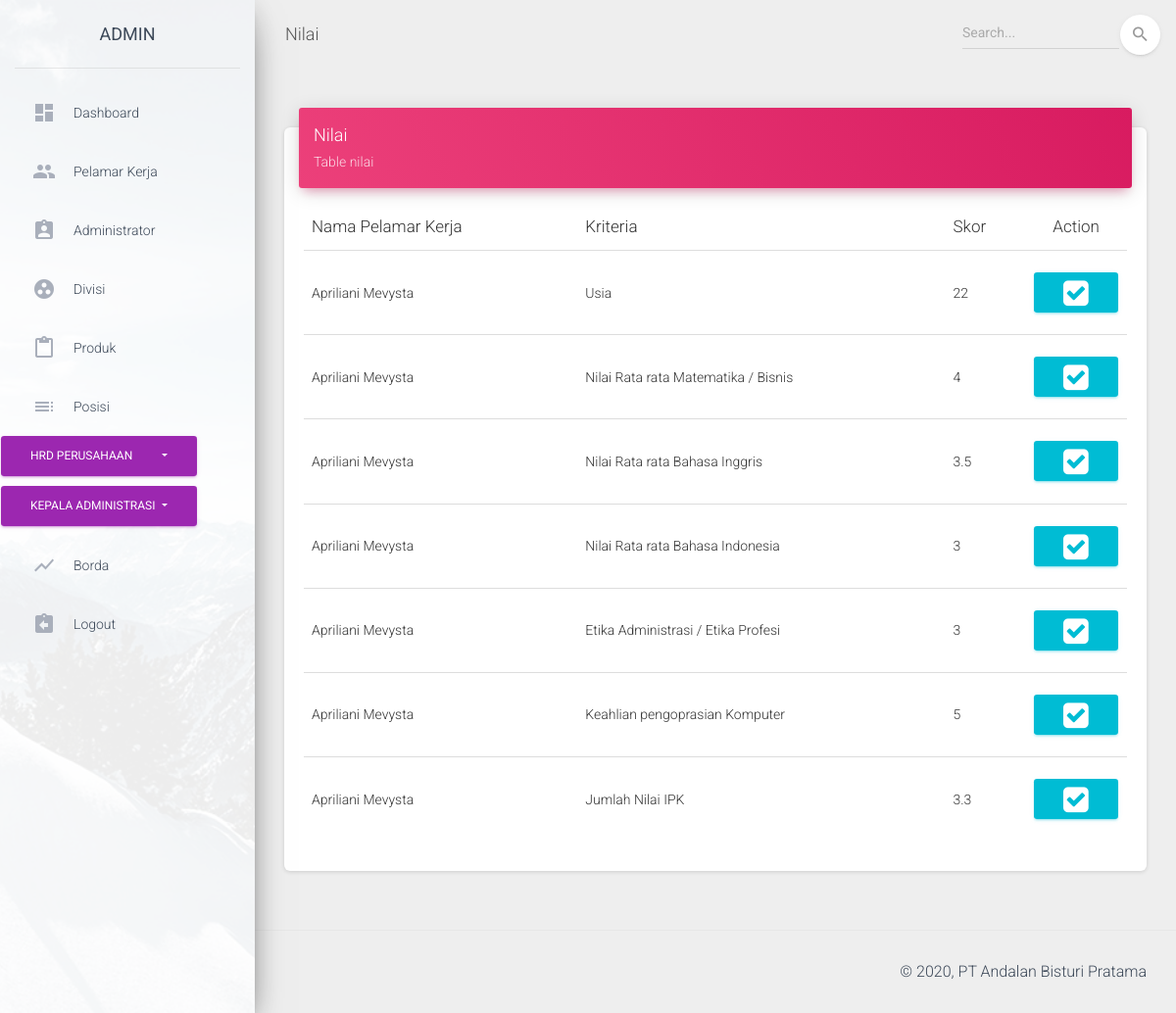
The page /index.php/Nilai/detail/12 on the database its author committed.
### tables this page shows
CREATE TABLE `nilai` (
  `id_nilai` int(11) NOT NULL,
  `id_pelamar` int(11) NOT NULL,
  `id_kriteria` int(11) NOT NULL,
  `nilai` float NOT NULL
);

CREATE TABLE `pelamar` (
  `id_pelamar` int(50) NOT NULL,
  `nama` varchar(55) NOT NULL,
  `email` varchar(25) NOT NULL,
  `pendidikan` varchar(255) NOT NULL,
  `nama_sekolah` varchar(45) NOT NULL,
  `alamat` varchar(100) NOT NULL,
  `no_hp` varchar(12) NOT NULL,
  `tempat_lahir` varchar(25) DEFAULT NULL,
  `tanggal_lahir` varchar(45) NOT NULL,
  `username` varchar(45) NOT NULL,
  `password` text NOT NULL,
  `jenis_kelamin` varchar(15) NOT NULL,
  `fk_posisi_magang` int(11) NOT NULL,
  `status` int(11) NOT NULL
);

CREATE TABLE `kriteria` (
  `id_kriteria` int(11) NOT NULL,
  `nama_kriteria` varchar(255) NOT NULL,
  `tipe` varchar(50) NOT NULL,
  `bobot` float NOT NULL
);

### application/controllers/Nilai.php (called while the page is built, shortened)
<?php
class Nilai extends CI_Controller {
	public function __construct(){
		$this->load->helper('url','form');
		$this->load->library('form_validation');
		$this->load->model('nilai_model');
		$this->load->model('nilai_model2');
		$this->load->model('alternatif_model');
		$this->load->model('kriteria_model');
		$this->load->model('kriteria_model2');
		$this->load->model('PelamarModel');
	}
	public function detail($id){
		$object['nilai_object']=$this->nilai_model->getDataNilaiDetail($id);
		$this->load->view('admin/nilai/template/header');
		$this->load->view('admin/nilai/detail',$object);
		$this->load->view('admin/nilai/template/footer');
	}
}
?>

### index.php (called while the page is built, shortened)
<?php
require_once BASEPATH.'core/CodeIgniter.php';

### application/models/Nilai_model.php (called while the page is built, shortened)
<?php
class nilai_model extends CI_Model
{
    public function getDataNilaiDetail($id)
    {
        $this->db->SELECT("nilai.nilai, pelamar.nama, kriteria.nama_kriteria, nilai.id_pelamar, nilai.id_kriteria,nilai.id_nilai");
        $this->db->FROM("nilai");
        $this->db->where('nilai.id_pelamar',$id);
        $this->db->JOIN("pelamar","nilai.id_pelamar = pelamar.id_pelamar");
        $this->db->JOIN("kriteria", "nilai.id_kriteria = kriteria.id_kriteria");
        return $this->db->get()->result();
    }
}
?>

### application/views/admin/nilai/detail.php (the view, shortened to what this page needs)
<div class="content">
  <div class="container-fluid">
    <div class="row">
      <div class="col-md-12">
        <div class="card">
          <div class="card-header card-header-rose">
            <div class="row">
              <div class="col-md-10">
                <h4 class="card-title ">Nilai</h4>
                <p class="card-category">Table nilai</p>
              </div>
            </div>
          </div>
          <div class="card-body">
            <div class="table-responsive">
              <table class="table table-hover" cellspacing='0' width='100%'>
                <thead>
                  <tr>
                    <th>Nama Pelamar Kerja</th>
                    <th>Kriteria</th>
                    <th>Skor</th>
                    <th width="10%"><center>Action</center></th>
                  </tr>
                </thead>
                <tbody>
                  <?php $i=1;
                  foreach ($nilai_object as $key) { ?>
                    <tr>
                      <td><?php echo $key->nama?></td>
                      <td><?php echo $key->nama_kriteria?></td>
                      <td><?php echo $key->nilai?></td>
                      <td>
                        <div class="btn-group">
                         <a href="<?php echo site_url('Nilai/update/').$key->id_nilai?>" class="btn btn-info"><i class="fa fa-check-square" style="font-size:30px"></i></a>
                        </div>
                       </td>
                     </tr>
                   <?php } ?>
                 </tbody>
               </table>
             </div>
           </div>
         </div>
       </div>
     </div>
   </div>
 </div>

### rows shown on the page
nilai: id_pelamar.nama "Apriliani Mevysta", id_kriteria.nama_kriteria "Usia", nilai "22"
nilai: id_pelamar.nama "Apriliani Mevysta", id_kriteria.nama_kriteria "Nilai Rata rata Matematika / Bisnis", nilai "4"
nilai: id_pelamar.nama "Apriliani Mevysta", id_kriteria.nama_kriteria "Nilai Rata rata Bahasa Inggris", nilai "3.5"
nilai: id_pelamar.nama "Apriliani Mevysta", id_kriteria.nama_kriteria "Nilai Rata rata Bahasa Indonesia", nilai "3"
nilai: id_pelamar.nama "Apriliani Mevysta", id_kriteria.nama_kriteria "Etika Administrasi / Etika Profesi", nilai "3"
nilai: id_pelamar.nama "Apriliani Mevysta", id_kriteria.nama_kriteria "Keahlian pengoprasian Komputer", nilai "5"
nilai: id_pelamar.nama "Apriliani Mevysta", id_kriteria.nama_kriteria "Jumlah Nilai IPK", nilai "3.3"
